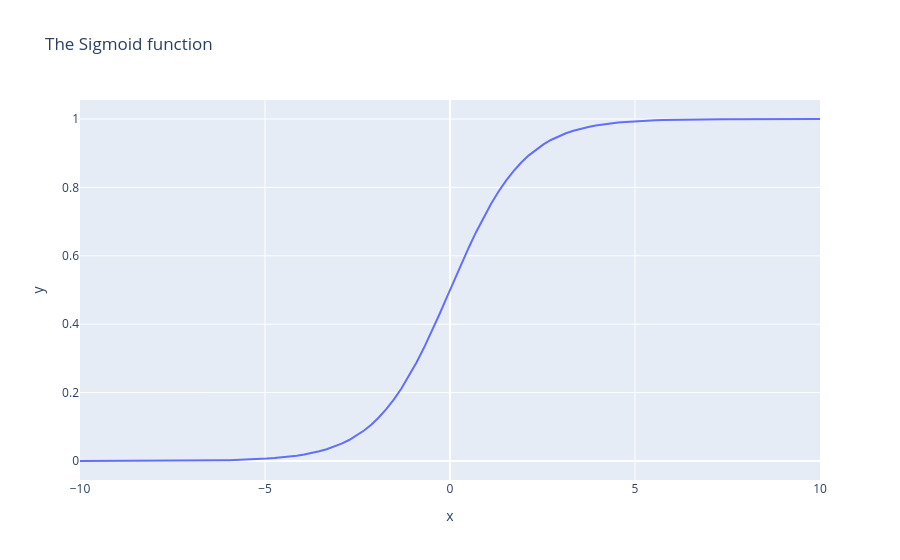

Notebook source saved alongside this figure:
### Markdown cell above
# Logistic Regression

Logistic regression is mainly used for binary classification problems. Unlike linear regression which predicts a continuous value, the output here is a probability between 0 and 1, indicating the likelihood of belonging to a class.

---

## The Model

The formula is similar to linear regression with one key difference, the output is passed through a **sigmoid function** that squashes it between 0 and 1:

$$f_{\mathbf{w},b}(\mathbf{x}) = g(\mathbf{w} \cdot \mathbf{x} + b)$$

Where each variable represents:

- $f_{\mathbf{w},b}(\mathbf{x})$: The predicted probability
- $\mathbf{w}$: The weight vector, one weight per input feature
- $b$: The bias
- $\mathbf{x}$: The input feature vector
- $g$: The sigmoid function

---

## The Sigmoid Function

$$g(z) = \frac{1}{1 + e^{-z}}$$

Substituting $z = \mathbf{w} \cdot \mathbf{x} + b$ gives us the full model:

$$f_{\mathbf{w},b}(\mathbf{x}) = \frac{1}{1 + e^{-(\mathbf{w} \cdot \mathbf{x} + b)}}$$

### Code cell
z = np.linspace(-10,10,100)

def sigmoid(z):
    return 1 / (1 + np.exp(-z))

f = px.line(x=z, y=sigmoid(z), title="The Sigmoid function")
f.show()

### Figure 1 — Plotly figure (JSON) as saved in the notebook; plotly's stock layout.template omitted (floating-point values rounded to 4 significant figures)
{"data": [{"hovertemplate": "x=%{x}<br>y=%{y}<extra></extra>", "legendgroup": "", "line": {"color": "#636efa", "dash": "solid"}, "marker": {"symbol": "circle"}, "mode": "lines", "name": "", "orientation": "v", "showlegend": false, "type": "scatter", "x": [-10.0, -9.798, -9.596, -9.394, -9.192, -8.99, -8.788, -8.586, -8.384, -8.182, -7.98, -7.778, -7.576, -7.374, -7.172, -6.97, -6.768, -6.566, -6.364, -6.162, -5.96, -5.758, -5.556, -5.354, -5.152, -4.949, -4.747, -4.545, -4.343, -4.141, -3.939, -3.737, -3.535, -3.333, -3.131, -2.929, -2.727, -2.525, -2.323, -2.121, -1.919, -1.717, -1.515, -1.313, -1.111, -0.9091, -0.7071, -0.5051, -0.303, -0.101, 0.101, 0.303, 0.5051, 0.7071, 0.9091, 1.111, 1.313, 1.515, 1.717, 1.919, 2.121, 2.323, 2.525, 2.727, 2.929, 3.131, 3.333, 3.535, 3.737, 3.939, 4.141, 4.343, 4.545, 4.747, 4.949, 5.152, 5.354, 5.556, 5.758, 5.96, 6.162, 6.364, 6.566, 6.768, 6.97, 7.172, 7.374, 7.576, 7.778, 7.98, 8.182, 8.384, 8.586, 8.788, 8.99, 9.192, 9.394, 9.596, 9.798, 10.0], "xaxis": "x", "y": [4.54e-05, 5.556e-05, 6.8e-05, 8.322e-05, 0.0001018, 0.0001246, 0.0001525, 0.0001867, 0.0002285, 0.0002796, 0.0003422, 0.0004188, 0.0005125, 0.0006271, 0.0007674, 0.0009391, 0.001149, 0.001406, 0.00172, 0.002104, 0.002574, 0.003149, 0.003851, 0.004709, 0.005757, 0.007037, 0.008599, 0.0105, 0.01283, 0.01565, 0.01909, 0.02326, 0.02832, 0.03445, 0.04183, 0.05072, 0.06138, 0.07411, 0.08922, 0.1071, 0.128, 0.1522, 0.1802, 0.212, 0.2477, 0.2872, 0.3302, 0.3764, 0.4248, 0.4748, 0.5252, 0.5752, 0.6236, 0.6698, 0.7128, 0.7523, 0.788, 0.8198, 0.8478, 0.872, 0.8929, 0.9108, 0.9259, 0.9386, 0.9493, 0.9582, 0.9656, 0.9717, 0.9767, 0.9809, 0.9843, 0.9872, 0.9895, 0.9914, 0.993, 0.9942, 0.9953, 0.9961, 0.9969, 0.9974, 0.9979, 0.9983, 0.9986, 0.9989, 0.9991, 0.9992, 0.9994, 0.9995, 0.9996, 0.9997, 0.9997, 0.9998, 0.9998, 0.9998, 0.9999, 0.9999, 0.9999, 0.9999, 0.9999, 1.0], "yaxis": "y"}], "layout": {"legend": {"tracegroupgap": 0}, "title": {"text": "The Sigmoid function"}, "xaxis": {"anchor": "y", "domain": [0, 1], "title": {"text": "x"}}, "yaxis": {"anchor": "x", "domain": [0, 1], "title": {"text": "y"}}}}
